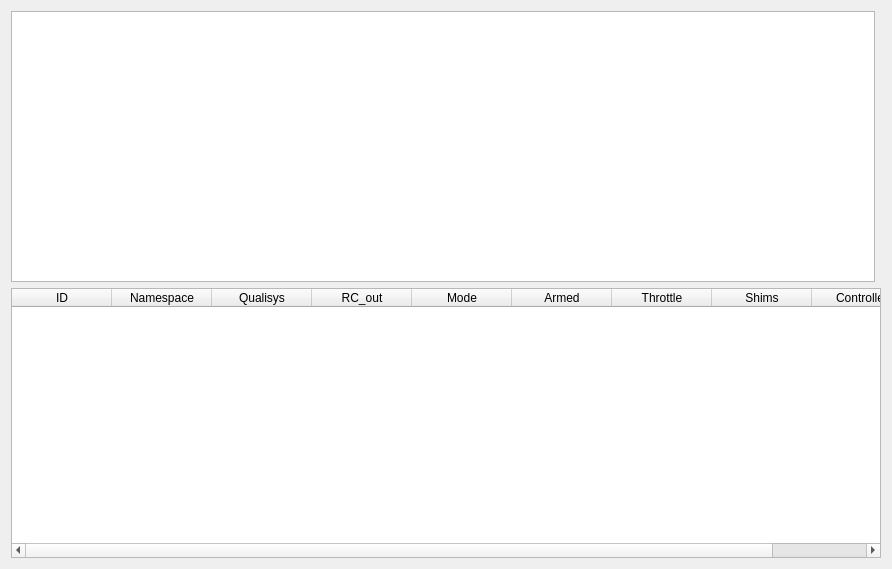
<?xml version="1.0" encoding="UTF-8"?>
<ui version="4.0">
 <class>Form</class>
 <widget class="QWidget" name="Form">
  <property name="geometry">
   <rect>
    <x>0</x>
    <y>0</y>
    <width>892</width>
    <height>569</height>
   </rect>
  </property>
  <property name="windowTitle">
   <string>Form</string>
  </property>
  <property name="styleSheet">
   <string notr="true"/>
  </property>
  <layout class="QGridLayout" name="gridLayout">
   <item row="0" column="0">
    <widget class="QTextEdit" name="console">
     <property name="readOnly">
      <bool>true</bool>
     </property>
    </widget>
   </item>
   <item row="1" column="0" colspan="2">
    <widget class="QTableWidget" name="table">
     <property name="editTriggers">
      <set>QAbstractItemView::NoEditTriggers</set>
     </property>
     <property name="selectionMode">
      <enum>QAbstractItemView::NoSelection</enum>
     </property>
     <property name="rowCount">
      <number>0</number>
     </property>
     <attribute name="horizontalHeaderDefaultSectionSize">
      <number>100</number>
     </attribute>
     <attribute name="verticalHeaderVisible">
      <bool>true</bool>
     </attribute>
     <column>
      <property name="text">
       <string>ID</string>
      </property>
     </column>
     <column>
      <property name="text">
       <string>Namespace</string>
      </property>
     </column>
     <column>
      <property name="text">
       <string>Qualisys</string>
      </property>
     </column>
     <column>
      <property name="text">
       <string>RC_out</string>
      </property>
     </column>
     <column>
      <property name="text">
       <string>Mode</string>
      </property>
     </column>
     <column>
      <property name="text">
       <string>Armed</string>
      </property>
     </column>
     <column>
      <property name="text">
       <string>Throttle</string>
      </property>
     </column>
     <column>
      <property name="text">
       <string>Shims</string>
      </property>
     </column>
     <column>
      <property name="text">
       <string>Controller</string>
      </property>
     </column>
    </widget>
   </item>
  </layout>
 </widget>
 <resources/>
 <connections/>
</ui>
